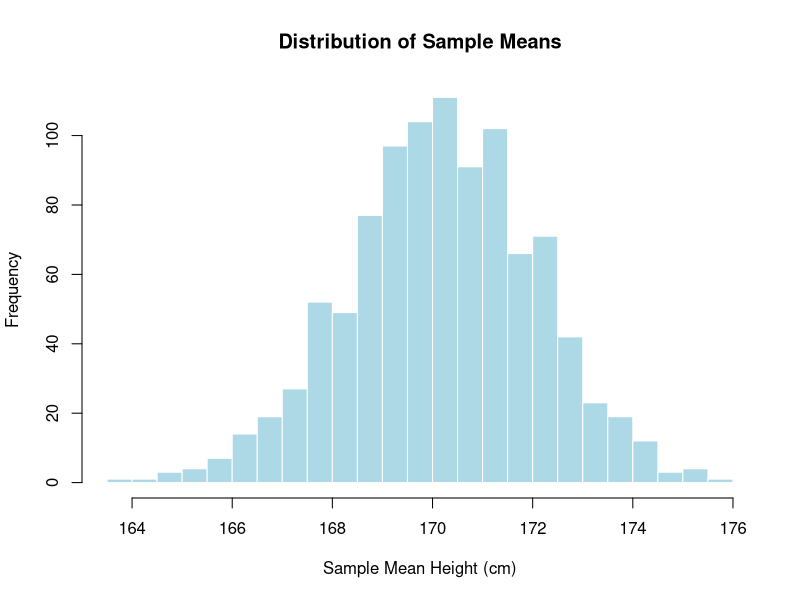
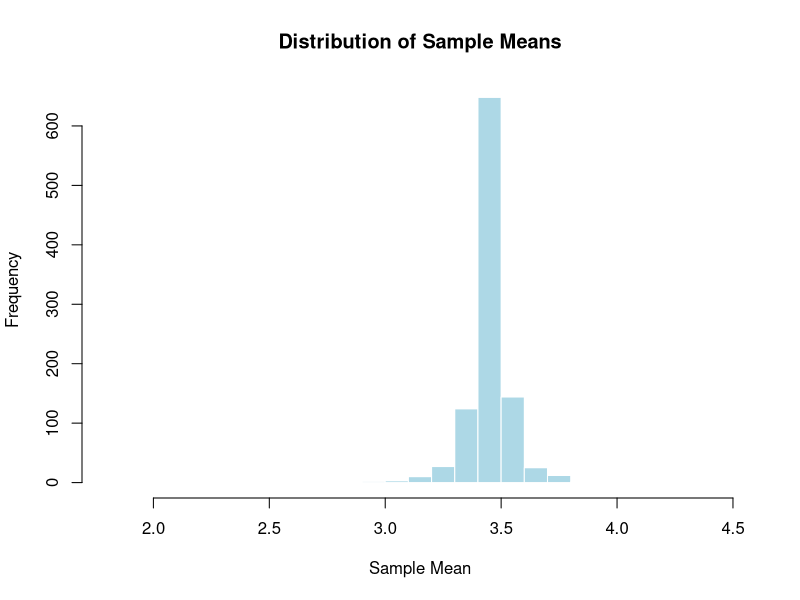

The R source for these figures, in order:
## ---- chunk 1
# Simulate student heights in Gadau campus
set.seed(123)
student_heights <- rnorm(1000, mean = 170, sd = 10)

# Display summary statistics of student heights
summary(student_heights)
# Number of samples
num_samples <- 1000
# Sample size
sample_size <- 30

# Initialize a vector to store sample means
sample_means <- numeric(num_samples)

# Take random samples and calculate means
for (i in 1:num_samples) {
  sample <- sample(student_heights, sample_size)
  sample_means[i] <- mean(sample)
}

# Plot the distribution of sample means
hist(sample_means, breaks = 30, main = "Distribution of Sample Means", xlab = "Sample Mean Height (cm)", col = "lightblue", border = "white")

## ---- chunk 2
# Set seed for reproducibility
set.seed(123)

# Simulate rolling a fair six-sided die 1000 times
num_rolls <- 1000
die_rolls <- sample(1:6, num_rolls, replace = TRUE)

# Calculate the mean of each set of rolls
sample_means <- numeric(num_rolls)
for (i in 1:num_rolls) {
  sample_means[i] <- mean(sample(die_rolls, i))
}

# Plot the distribution of sample means
hist(sample_means, breaks = 30, main = "Distribution of Sample Means", xlab = "Sample Mean", col = "lightblue", border = "white")
